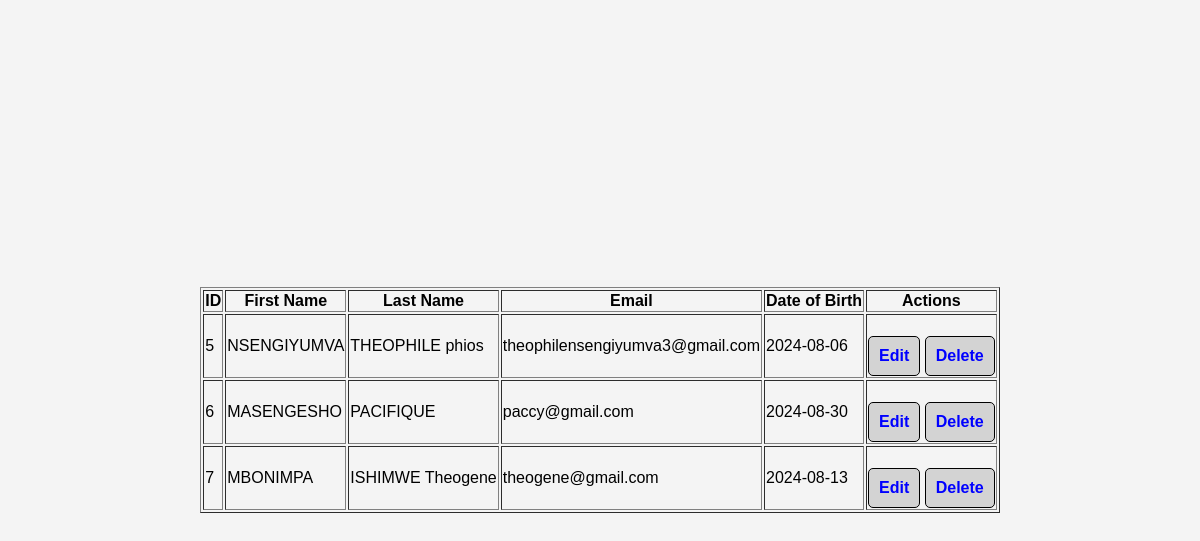
The app's page /view_students.php (signed in) with its own data.
### tables this page shows
CREATE TABLE `students` (
  `id` int(11) NOT NULL,
  `first_name` varchar(50) NOT NULL,
  `last_name` varchar(50) NOT NULL,
  `email` varchar(100) NOT NULL,
  `dob` date NOT NULL,
  `created_at` timestamp NOT NULL DEFAULT current_timestamp()
);

### view_students.php (the view, shortened to what this page needs)
<?php
include 'config.php';
$result = $conn->query("SELECT * FROM students");
echo "<table border='1'>
<tr>
    <th>ID</th>
    <th>First Name</th>
    <th>Last Name</th>
    <th>Email</th>
    <th>Date of Birth</th>
    <th>Actions</th>
</tr>";
while ($row = $result->fetch_assoc()) {
    echo "<tr>
        <td>" . $row['id'] . "</td>
        <td>" . $row['first_name'] . "</td>
        <td>" . $row['last_name'] . "</td>
        <td>" . $row['email'] . "</td>
        <td>" . $row['dob'] . "</td>
        <td>
            <a href='edit_student.php?id=" . $row['id'] . "'>Edit</a>
            <a href='delete_student.php?id=" . $row['id'] . "'>Delete</a>
        </td>
    </tr>";
}
echo "</table>";
?>
<link rel="stylesheet" href="style.css">

### style.css (style rules this page uses)
a { display: inline-block; margin-top: 20px; color: blue; text-decoration: none; font-weight: bold; padding: 10px; background-color: lightgray; border: 1px solid black; border-radius: 5px; }

### records on screen
students: id "5", first_name "NSENGIYUMVA", last_name "THEOPHILE phios", email "theophilensengiyumva3@gmail.com", dob "2024-08-06"
students: id "6", first_name "MASENGESHO", last_name "PACIFIQUE", email "paccy@gmail.com", dob "2024-08-30"
students: id "7", first_name "MBONIMPA", last_name "ISHIMWE Theogene", email "theogene@gmail.com", dob "2024-08-13"
